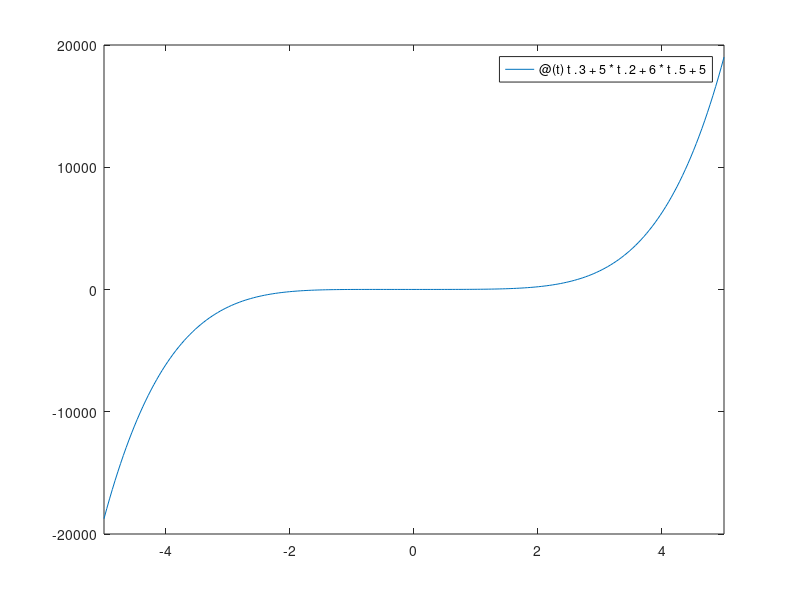

MATLAB code for this plot:
% @author Bereket Kebede, EECE 3207 TA SPRING 2022

% plot a polynomial funtion using two methods

% option 1
t = -10:0.1:10;
x = t.^3  + 5*t.^2 + 6*t.^5 + 5;
plot(t,x)

%%
% option 2
clear all
fplot(@(t) t.^3  + 5*t.^2 + 6*t.^5 + 5)
